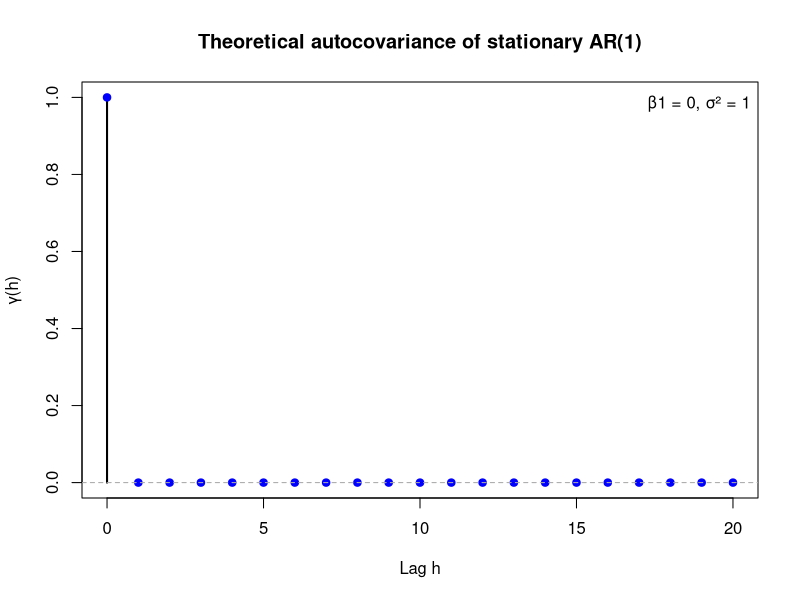
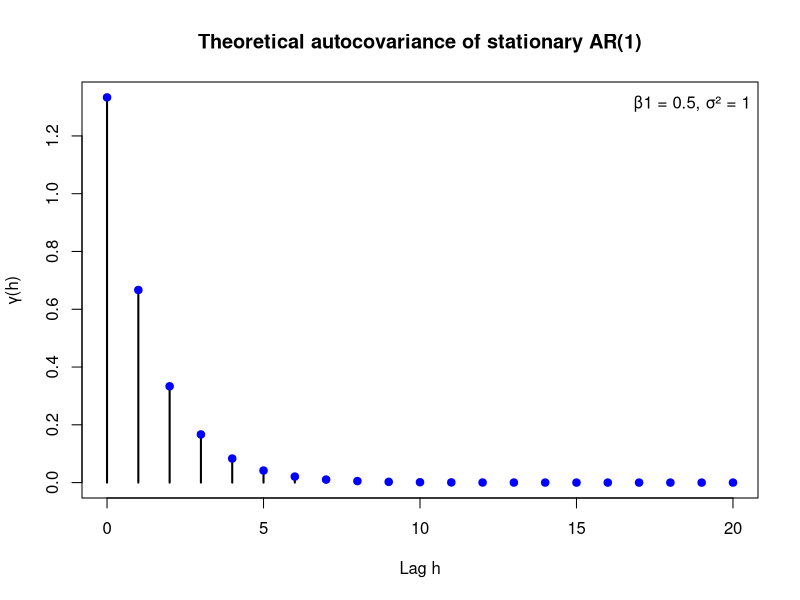
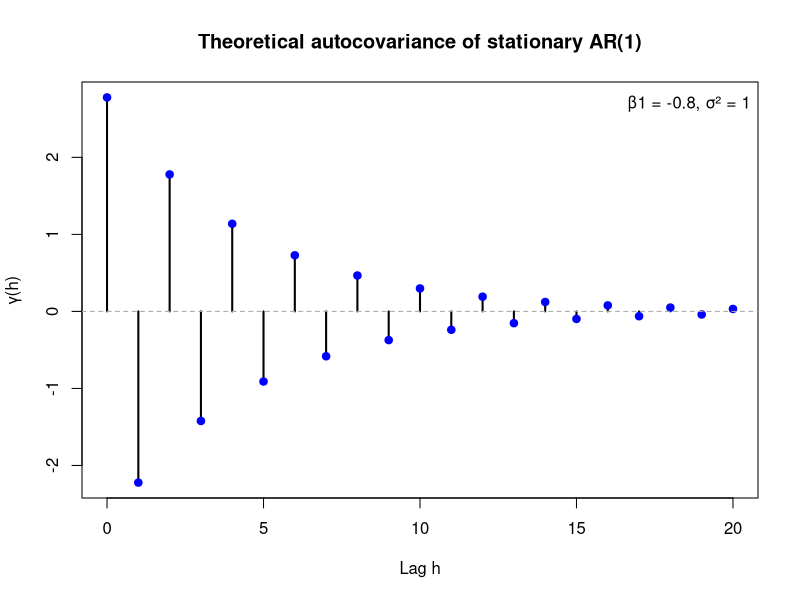
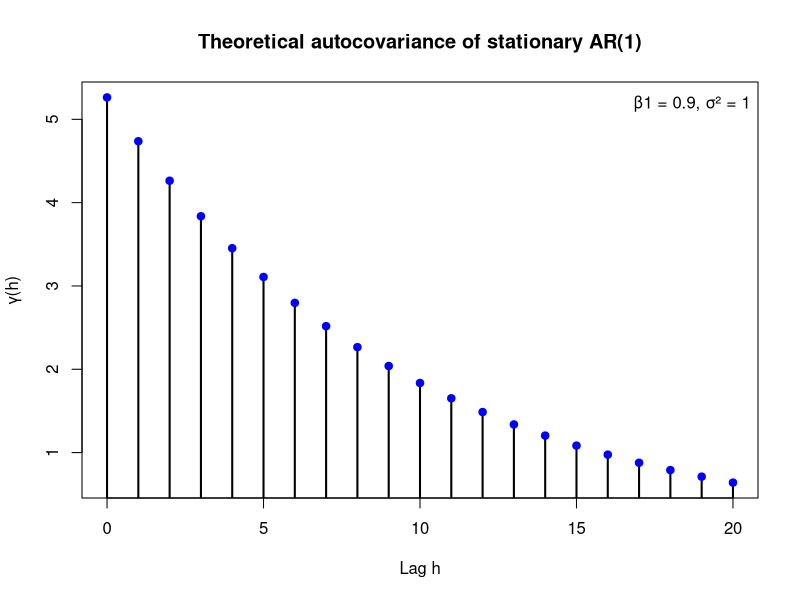
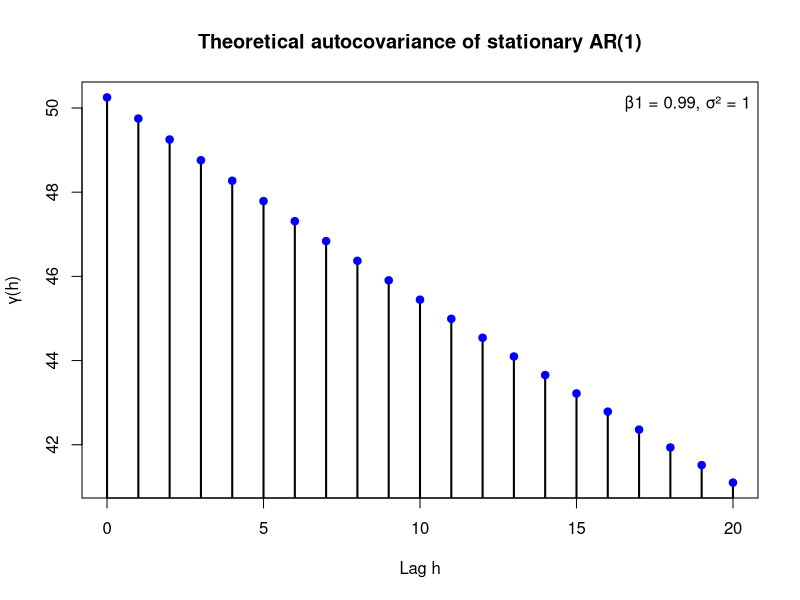
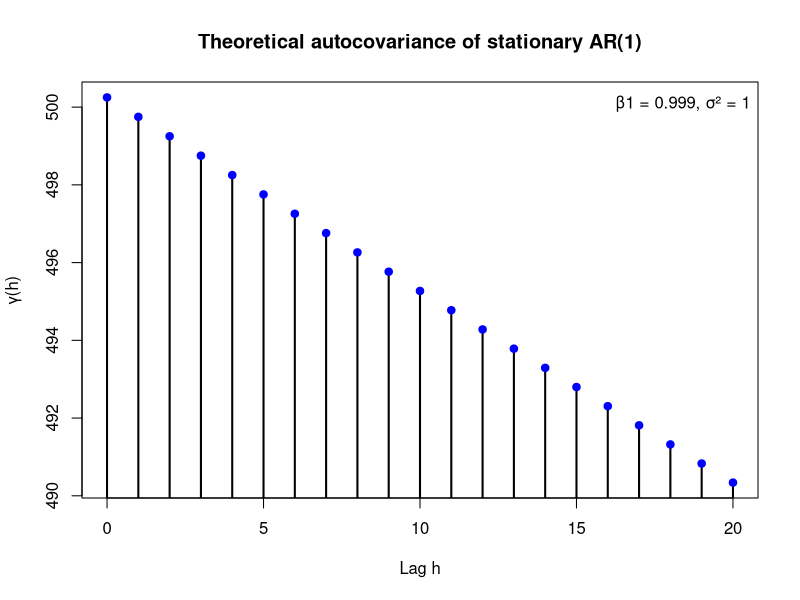

Generate these figures, in order, with R:
## ---- chunk 1
#| echo: false
# Parameters
beta_1 <- 0      # AR(1) coefficient
sigma2 <- 1        # Noise variance
max_lag <- 20      # Number of lags to plot

# Compute theoretical autocovariances
lags <- 0:max_lag
gamma_h <- sigma2 / (1 - beta_1^2) * beta_1^lags

# Plot
plot(lags, gamma_h, type="h", lwd=2,
     xlab="Lag h", ylab="γ(h)",
     main="Theoretical autocovariance of stationary AR(1)")
points(lags, gamma_h, pch=19, col="blue")
abline(h = 0, lty = 2, col = "darkgrey")

# Add legend using Unicode
legend_text <- paste0("β1 = ", beta_1, ", σ² = ", sigma2)
legend("topright", legend=legend_text, bty="n")


## ---- chunk 2
#| echo: false
# Parameters
beta_1 <- 0.5      # AR(1) coefficient
sigma2 <- 1        # Noise variance
max_lag <- 20      # Number of lags to plot

# Compute theoretical autocovariances
lags <- 0:max_lag
gamma_h <- sigma2 / (1 - beta_1^2) * beta_1^lags

# Plot
plot(lags, gamma_h, type="h", lwd=2,
     xlab="Lag h", ylab="γ(h)",
     main="Theoretical autocovariance of stationary AR(1)")
points(lags, gamma_h, pch=19, col="blue")

# Add legend using Unicode
legend_text <- paste0("β1 = ", beta_1, ", σ² = ", sigma2)
legend("topright", legend=legend_text, bty="n")


## ---- chunk 3
#| echo: false
# Parameters
beta_1 <- -0.8      # AR(1) coefficient
sigma2 <- 1        # Noise variance
max_lag <- 20      # Number of lags to plot

# Compute theoretical autocovariances
lags <- 0:max_lag
gamma_h <- sigma2 / (1 - beta_1^2) * beta_1^lags

# Plot
plot(lags, gamma_h, type="h", lwd=2,
     xlab="Lag h", ylab="γ(h)",
     main="Theoretical autocovariance of stationary AR(1)")
points(lags, gamma_h, pch=19, col="blue")
abline(h = 0, lty = 2, col = "darkgrey")

# Add legend using Unicode
legend_text <- paste0("β1 = ", beta_1, ", σ² = ", sigma2)
legend("topright", legend=legend_text, bty="n")


## ---- chunk 4
#| echo: false
# Parameters
beta_1 <- 0.9      # AR(1) coefficient
sigma2 <- 1        # Noise variance
max_lag <- 20      # Number of lags to plot

# Compute theoretical autocovariances
lags <- 0:max_lag
gamma_h <- sigma2 / (1 - beta_1^2) * beta_1^lags

# Plot
plot(lags, gamma_h, type="h", lwd=2,
     xlab="Lag h", ylab="γ(h)",
     main="Theoretical autocovariance of stationary AR(1)")
points(lags, gamma_h, pch=19, col="blue")
abline(h = 0, lty = 2, col = "darkgrey")

# Add legend using Unicode
legend_text <- paste0("β1 = ", beta_1, ", σ² = ", sigma2)
legend("topright", legend=legend_text, bty="n")


## ---- chunk 5
#| echo: false
# Parameters
beta_1 <- 0.99      # AR(1) coefficient
sigma2 <- 1        # Noise variance
max_lag <- 20      # Number of lags to plot

# Compute theoretical autocovariances
lags <- 0:max_lag
gamma_h <- sigma2 / (1 - beta_1^2) * beta_1^lags

# Plot
plot(lags, gamma_h, type="h", lwd=2,
     xlab="Lag h", ylab="γ(h)",
     main="Theoretical autocovariance of stationary AR(1)")
points(lags, gamma_h, pch=19, col="blue")
abline(h = 0, lty = 2, col = "darkgrey")

# Add legend using Unicode
legend_text <- paste0("β1 = ", beta_1, ", σ² = ", sigma2)
legend("topright", legend=legend_text, bty="n")

## ---- chunk 6
#| echo: false
# Parameters
beta_1 <- 0.999      # AR(1) coefficient
sigma2 <- 1        # Noise variance
max_lag <- 20      # Number of lags to plot

# Compute theoretical autocovariances
lags <- 0:max_lag
gamma_h <- sigma2 / (1 - beta_1^2) * beta_1^lags

# Plot
plot(lags, gamma_h, type="h", lwd=2,
     xlab="Lag h", ylab="γ(h)",
     main="Theoretical autocovariance of stationary AR(1)")
points(lags, gamma_h, pch=19, col="blue")
abline(h = 0, lty = 2, col = "darkgrey")

# Add legend using Unicode
legend_text <- paste0("β1 = ", beta_1, ", σ² = ", sigma2)
legend("topright", legend=legend_text, bty="n")


